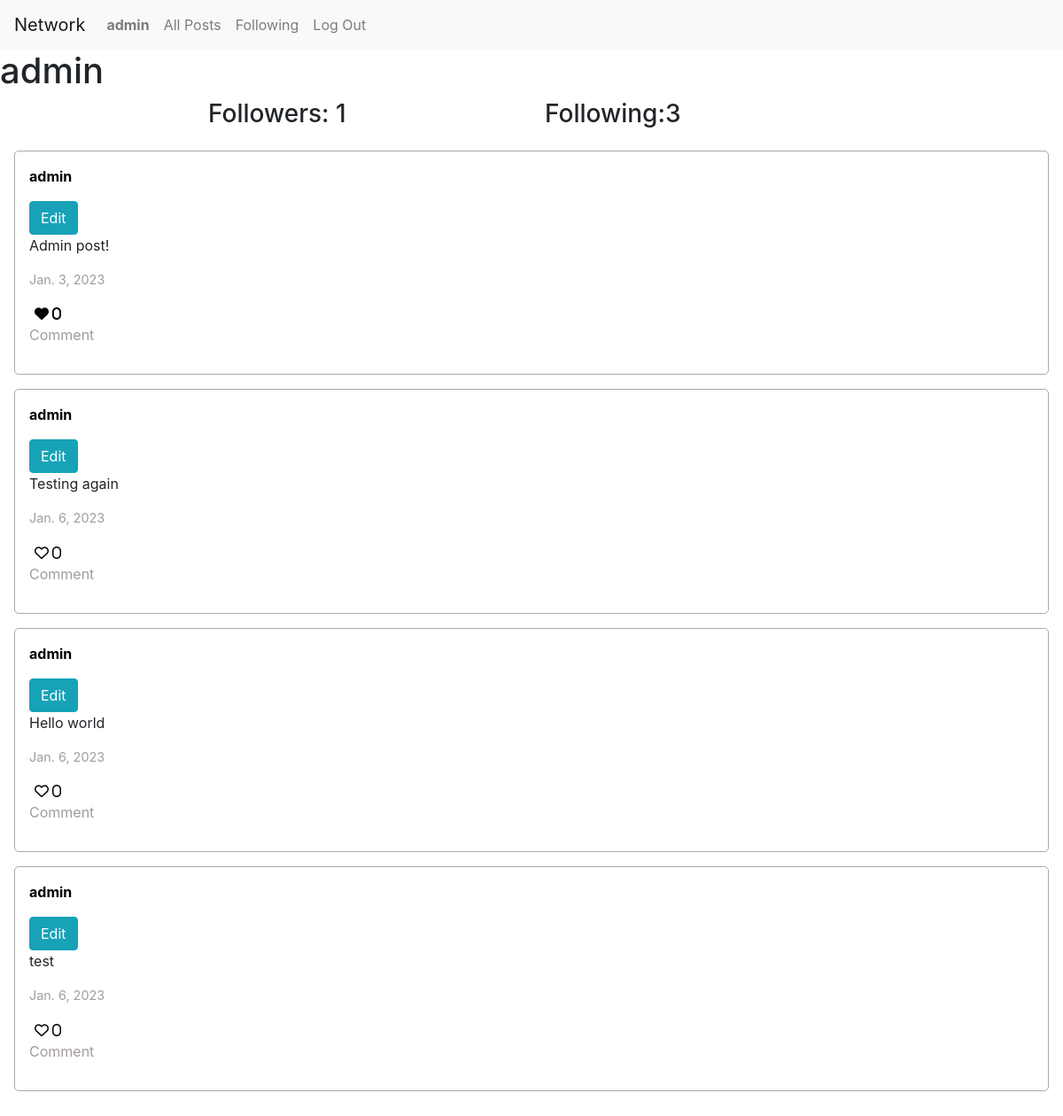
The page /user/2 (signed in) on the database as committed earlier.
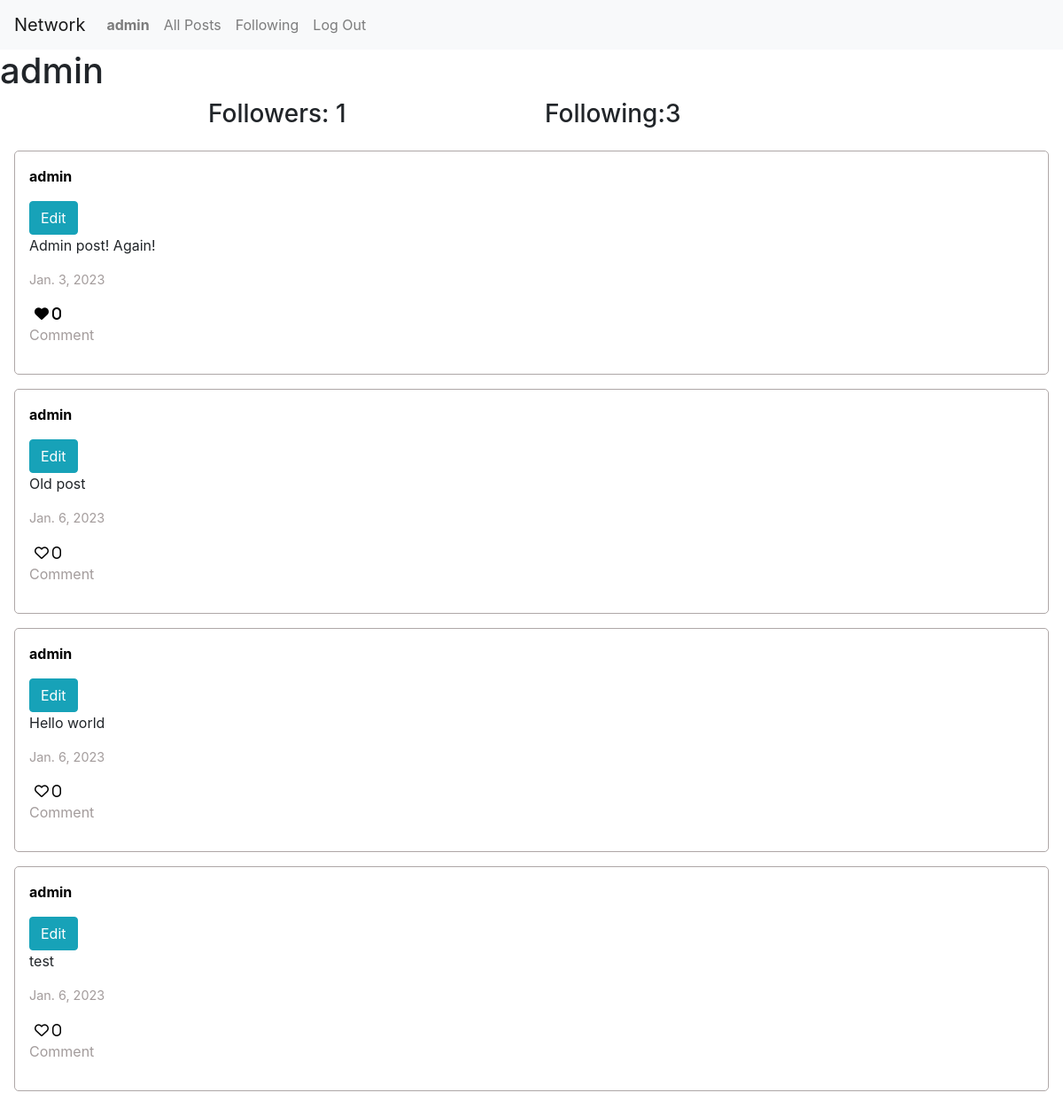
The same page on the database as committed later.
### network/models.py (models this page shows, shortened)
class Post(models.Model):
    author = models.ForeignKey(User, on_delete=models.CASCADE)
    text = models.CharField(max_length=100)
    date = models.DateField(auto_now_add=True)
    likes = models.IntegerField(default=0)

class User(AbstractUser):
    pass

### network/views.py (the view)
# urls.py: path("user/<int:id>",views.user, name="user"),
def user(request,id):
        user = User.objects.get(pk=id)
        posts = Post.objects.filter(author = user)
        following = Follow.objects.filter(user=user)
        followers = Follow.objects.filter(user_follower=user)
        paginator = Paginator(posts, 5)
        page_number = request.GET.get('page')
        posts_of_the_page = paginator.get_page(page_number)
        liked_posts_arr = liked_posts(request.user)
        try:
            checkFollow = followers.filter(user = User.objects.get(pk = request.user.id))
            if len(checkFollow) != 0:
                isFollowing = False
            else:
                isFollowing = True
        except:
            isFollowing = False
        return render(request, "network/user.html", {
            "username":user.username,
            "posts":posts_of_the_page,
            "following":following,
            "followers":followers,
            "user_profile": user,
            "isFollowing":isFollowing,
            "liked_posts":liked_posts_arr
        })

### network/views.py (called while the page is built)
def liked_posts(user):
    posts = Post.objects.all().order_by('-date')
    liked_posts_arr = []
    likes = Like.objects.filter(user = user)
    for post in posts:
        for like in likes:
            if(post == like.post):
                liked_posts_arr.append(post)
    return liked_posts_arr

### network/templates/network/user.html (shortened to what this page needs)
{% extends "network/layout.html" %}
{% block body %}
   <h1>{{username}}</h1>
    <div class="container">
        <div class="row d-flex justify-content-center">
            <h3 class="col-4">Followers: {{followers.count}}</h3>
            <h3 class="col-4">Following:{{following.count}} </h3>
        </div>
    </div>
    {%if posts%}
        {%for post in posts%}
        <div id="post-{{post.id}}" class="post_container">
            <a class="user_link" href="{%url 'user' post.author.id%}"><p class="post_author">{{post.author}}</p></a>
            {%if post.author == user%}
                <button data-id="{{post.id}}" id="editBtn_{{post.id}}" class="btn btn-info editBtn">Edit</button>
            {%endif%}
            <p class="post_text">{{post.text}}</p>
            <p class="post_date">{{post.date}}</p>
            <button id="{{post.id}}" class = "likeBtn fa-heart {% if post in liked_posts%}fa-solid{%else%}fa-regular{%endif%}"> {{post.likes}}</button>
            <p class="post_comment">Comment</p>
        </div>
        {%endfor%}
    {%else%}
        <div>No posts yet.</div>
    {%endif%}
{% endblock %}

Rows that differ between the two databases and show on the page:
changed Post: text "Admin post!" → "Admin post! Again!"
changed Post: text "Testing again" → "Old post"
